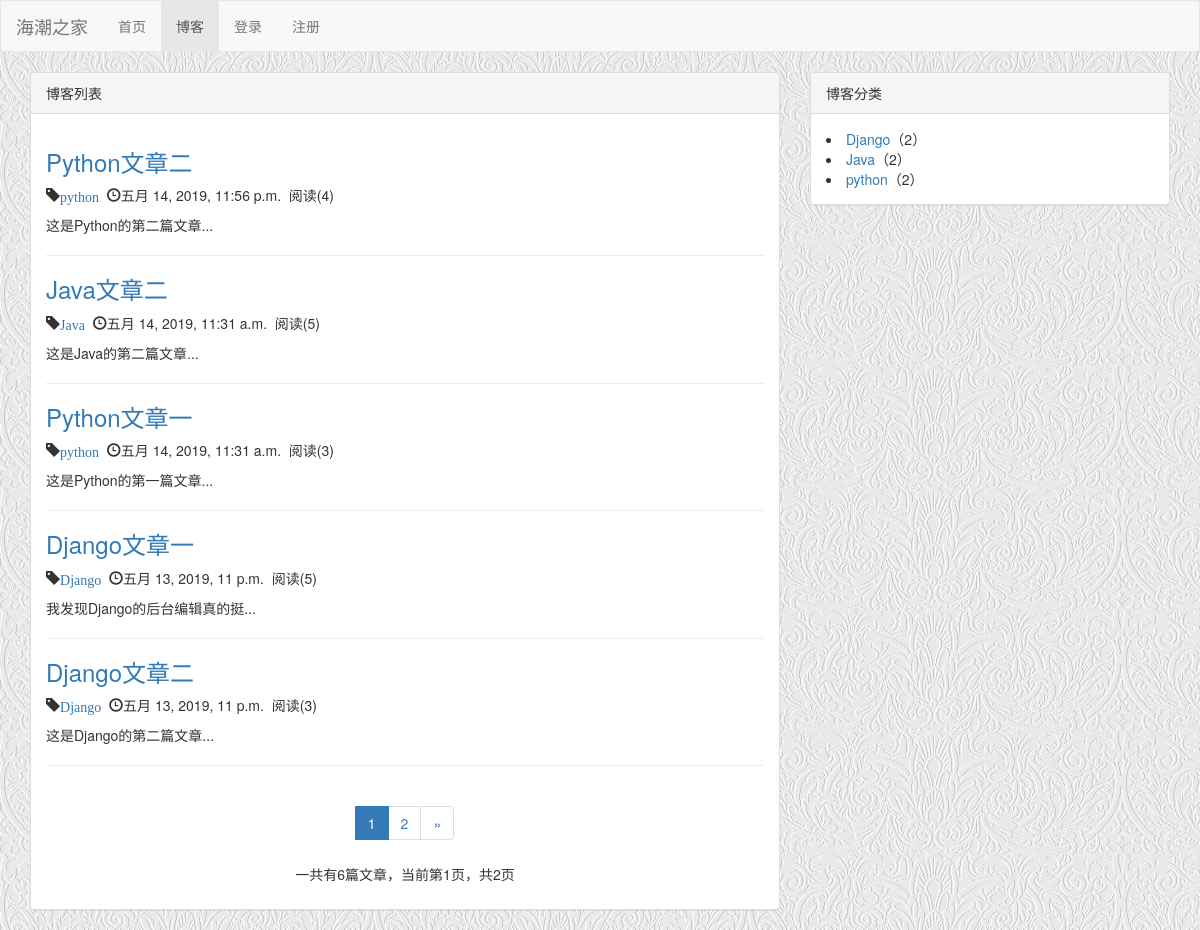
/blog/, run on an earlier commit of the app's database.
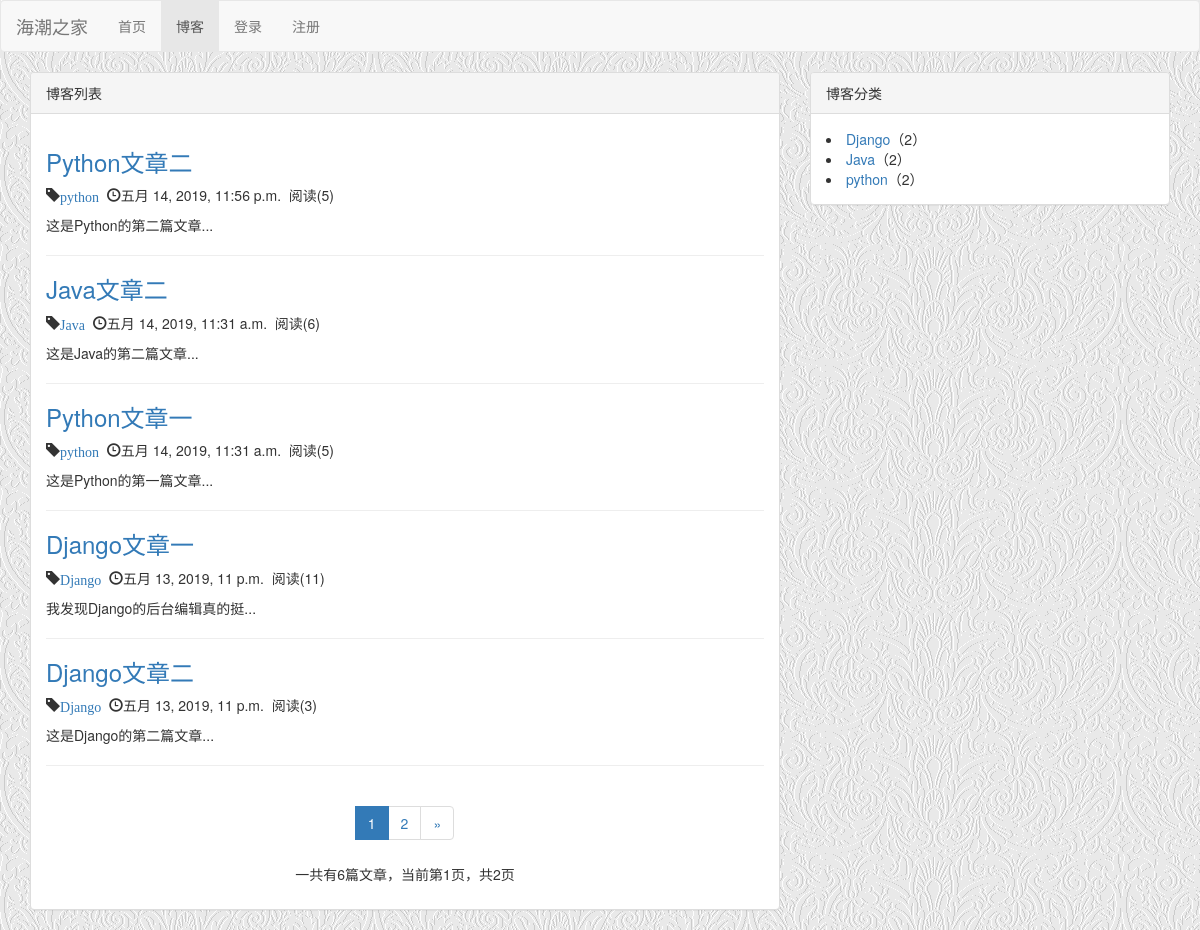
And on a later commit of the database.
### blog/models.py (models this page shows, shortened)
class Blog(models.Model,ReadNumExtentMethod):
    title=models.CharField(max_length=50)
    content=RichTextUploadingField()
    author=models.ForeignKey(User,on_delete=models.DO_NOTHING)
    blog_type=models.ForeignKey(BlogType,on_delete=models.DO_NOTHING)
    create_time=models.DateTimeField(default=timezone.now())
    def short_content(self):
        return self.content[:20]+'...'
    class Meta:
        ordering=['-create_time']   #按照日期倒序排列

class BlogType(models.Model):
    type_name=models.CharField(max_length=20)
    def __str__(self):
        return self.type_name

### MyStatistics/models.py (models this page shows)
class ReadNum(models.Model):
    read_num=models.IntegerField(default=0)
    content_type=models.ForeignKey(ContentType,on_delete=models.DO_NOTHING,null=True)
    object_id=models.PositiveIntegerField(null=True)
    content_object=GenericForeignKey('content_type','object_id')

### blog/views.py (the view)
# urls.py: path('',views.show),
def show(request):
    blogs=Blog.objects.all()
    paginator=Paginator(blogs,5)  #每5篇进行分页
    page_num=request.GET.get('page',1)  #get请求获取url页面的参数
    page_of_blogs=paginator.get_page(page_num)  #这里还未理解，以后有空回来搞
    blogtype=BlogType.objects.annotate(type_count=Count('blog'))
    'blogtype=BlogType.objects'
    return render(request, "blog.html", {'blogs':page_of_blogs, 'blogtype':blogtype})

### MyStatistics/models.py (called while the page is built)
    def get_read_num(self):
        try:
            ct=ContentType.objects.get_for_model(self)
            readnum=ReadNum.objects.get(content_type=ct,object_id=self.pk)
            return readnum.read_num
        except:
            return 0

### blog/templates/blog.html (shortened to what this page needs)
{% extends "base.html" %}
{% block nav_blog_active %}active{% endblock %}
{% block content %}
    <div class="container">
        <div class="row">
            <div class="col-md-8">
                <div class="panel panel-default">
                    <div class="panel-heading">博客列表</div>
                    <div class="panel-body">
                        {% for blog in blogs.object_list %}
                            <h3><a href="{{ blog.id }}">{{ blog.title }}</a></h3>
                            <p>
                                <span class="glyphicon glyphicon-tag"><a href="type/{{ blog.blog_type_id }}">{{ blog.blog_type }}</a></span>
                                &nbsp;<span class="glyphicon glyphicon-time"></span>{{ blog.create_time }}&nbsp;
                                <span>阅读({{ blog.get_read_num }})</span>
                            </p>
                            {{ blog.short_content |safe }}
                            <hr>
                        {% endfor %}
                        <div style="text-align: center">
                          <ul class="pagination">
                            {% for page_num in blogs.paginator.page_range %}
                                {% if page_num == blogs.number %}
                                    <li class="active"><a href="?page={{ page_num }}">{{ page_num }}</a></li>
                                {% else %}
                                    <li><a href="?page={{ page_num }}">{{ page_num }}</a></li>
                                {% endif %}
                            {% endfor %}
                            <li>
                                {% if blogs.has_next %}
                                    <a href="?page={{ blogs.next_page_number }}" aria-label="Next">
                                        <span aria-hidden="true">&raquo;</span>
                                    </a>
                                {% endif %}
                            </li>
                          </ul>
                        <p>一共有{{ blogs.paginator.count }}篇文章，当前第{{ blogs.number }}页，共{{ blogs.paginator.num_pages }}页</p>
                        </div>
                    </div>
                </div>
            </div>
            <div class="col-md-4">
                <div class="panel panel-default">
                    <div class="panel-heading">博客分类</div>
                    <div class="panel-body">
                        {% for type in blogtype %}
                            <li><a href="type/{{ type.id }}">{{ type.type_name }}</a>（{{ type.type_count }}）</li>
                        {% endfor %}
                    </div>
                </div>
            </div>
        </div>
    </div>
{% endblock %}

### blog/templates/base.html (shortened to what this page needs)
<!DOCTYPE html>
<html lang="en">
<head>
    <link rel="stylesheet" href="/static/bootstrap-3.3.7/css/bootstrap.min.css">
</head>
<body background="/media/background01.gif">
    <div class="navbar navbar-default" role="navigation">
        <div class="container-fluid">
            <div class="navbar-header">
                <a class="navbar-brand">海潮之家</a>
            </div>
            <div id="navbar-collapse" class="collapse navbar-collapse">
                <ul class="nav navbar-nav">
                    <li class="{% block nav_index_active %}{% endblock %}"><a href="/">首页</a></li>
                    <li class="{% block nav_blog_active %}{% endblock %}"><a href="/blog">博客</a></li>
                    <li class="{% block nav_login_active %}{% endblock %}"><a href="/login">登录</a></li>
                    <li class="{% block nav_register_active %}{% endblock %}"><a href="/register">注册</a></li>
                </ul>
            </div>
        </div>
    </div>
    {% block content %}{% endblock %}
</body>
</html>

What changed in the data, as far as the page shows it:
changed through a linked row, Blog "Python文章二": get_read_num "4" → "5"
changed through a linked row, Blog "Java文章二": get_read_num "5" → "6"
changed through a linked row, Blog "Python文章一": get_read_num "3" → "5"
changed through a linked row, Blog "Django文章一": get_read_num "5" → "11"
